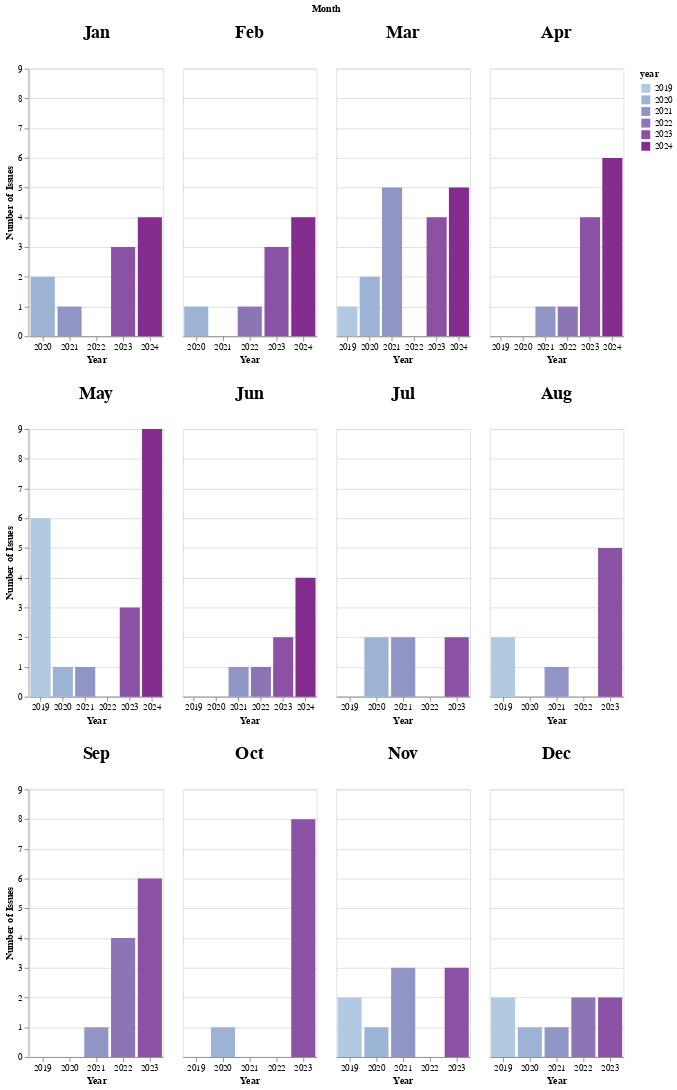

The code cell stored with this chart in its notebook:
### Markdown cell above
## Monthly Trends

Things seem to slow down in July and then again around the holidays --  November / December.

### Code cell
# Create an Altair bar plot with a grid layout where each facet represents a month
chart = (
    alt.Chart(month_year_counts)
    .mark_bar()
    .encode(
        x=alt.X("year:N", title="Year", axis=alt.Axis(labelAngle=0)),
        y=alt.Y("count:Q", title="Number of Issues"),
        color=alt.Color("year:N", scale=alt.Scale(scheme="bluepurple")),
        tooltip=[
            alt.Tooltip("year:N", title="Year"),
            alt.Tooltip("month:N", title="Month"),
            alt.Tooltip("count:Q", title="Count"),
        ],
    )
    .properties(width=150, height=300, title="Number of Issues Per Month and Year")
    .facet(
        facet=alt.Facet(
            "month:N",
            title="Month",
            sort=[
                "Jan",
                "Feb",
                "Mar",
                "Apr",
                "May",
                "Jun",
                "Jul",
                "Aug",
                "Sep",
                "Oct",
                "Nov",
                "Dec",
            ],
            header=alt.Header(labelAngle=0, labelFontSize=20, labelFontWeight="bold"),
        ),
        columns=4,
    )
    .resolve_scale(x="independent")  # Ensure that each facet has its own x-axis scale
)

chart.show()

### Figure 1 — Vega-Lite specification as saved in the notebook (floating-point values rounded to 4 significant figures)
{"config": {"view": {"continuousWidth": 300, "continuousHeight": 300}}, "data": {"name": "data-1cd01dd512da71ba26ba9bbb419a7281"}, "facet": {"field": "month", "header": {"labelAngle": 0, "labelFontSize": 20, "labelFontWeight": "bold"}, "sort": ["Jan", "Feb", "Mar", "Apr", "May", "Jun", "Jul", "Aug", "Sep", "Oct", "Nov", "Dec"], "title": "Month", "type": "nominal"}, "spec": {"mark": {"type": "bar"}, "encoding": {"color": {"field": "year", "scale": {"scheme": "bluepurple"}, "type": "nominal"}, "tooltip": [{"field": "year", "title": "Year", "type": "nominal"}, {"field": "month", "title": "Month", "type": "nominal"}, {"field": "count", "title": "Count", "type": "quantitative"}], "x": {"axis": {"labelAngle": 0}, "field": "year", "title": "Year", "type": "nominal"}, "y": {"field": "count", "title": "Number of Issues", "type": "quantitative"}}, "height": 300, "title": "Number of Issues Per Month and Year", "width": 150}, "columns": 4, "resolve": {"scale": {"x": "independent"}}, "$schema": "https://vega.github.io/schema/vega-lite/v5.17.0.json", "datasets": {"data-1cd01dd512da71ba26ba9bbb419a7281": [{"count": 1, "year": 2019, "month": "Mar", "month_cat": "Mar"}, {"count": 0, "year": 2019, "month": "Apr", "month_cat": "Apr"}, {"count": 6, "year": 2019, "month": "May", "month_cat": "May"}, {"count": 0, "year": 2019, "month": "Jun", "month_cat": "Jun"}, {"count": 0, "year": 2019, "month": "Jul", "month_cat": "Jul"}, {"count": 2, "year": 2019, "month": "Aug", "month_cat": "Aug"}, {"count": 0, "year": 2019, "month": "Sep", "month_cat": "Sep"}, {"count": 0, "year": 2019, "month": "Oct", "month_cat": "Oct"}, {"count": 2, "year": 2019, "month": "Nov", "month_cat": "Nov"}, {"count": 2, "year": 2019, "month": "Dec", "month_cat": "Dec"}, {"count": 2, "year": 2020, "month": "Jan", "month_cat": "Jan"}, {"count": 1, "year": 2020, "month": "Feb", "month_cat": "Feb"}, {"count": 2, "year": 2020, "month": "Mar", "month_cat": "Mar"}, {"count": 0, "year": 2020, "month": "Apr", "month_cat": "Apr"}, {"count": 1, "year": 2020, "month": "May", "month_cat": "May"}, {"count": 0, "year": 2020, "month": "Jun", "month_cat": "Jun"}, {"count": 2, "year": 2020, "month": "Jul", "month_cat": "Jul"}, {"count": 0, "year": 2020, "month": "Aug", "month_cat": "Aug"}, {"count": 0, "year": 2020, "month": "Sep", "month_cat": "Sep"}, {"count": 1, "year": 2020, "month": "Oct", "month_cat": "Oct"}, {"count": 1, "year": 2020, "month": "Nov", "month_cat": "Nov"}, {"count": 1, "year": 2020, "month": "Dec", "month_cat": "Dec"}, {"count": 1, "year": 2021, "month": "Jan", "month_cat": "Jan"}, {"count": 0, "year": 2021, "month": "Feb", "month_cat": "Feb"}, {"count": 5, "year": 2021, "month": "Mar", "month_cat": "Mar"}, {"count": 1, "year": 2021, "month": "Apr", "month_cat": "Apr"}, {"count": 1, "year": 2021, "month": "May", "month_cat": "May"}, {"count": 1, "year": 2021, "month": "Jun", "month_cat": "Jun"}, {"count": 2, "year": 2021, "month": "Jul", "month_cat": "Jul"}, {"count": 1, "year": 2021, "month": "Aug", "month_cat": "Aug"}, {"count": 1, "year": 2021, "month": "Sep", "month_cat": "Sep"}, {"count": 0, "year": 2021, "month": "Oct", "month_cat": "Oct"}, {"count": 3, "year": 2021, "month": "Nov", "month_cat": "Nov"}, {"count": 1, "year": 2021, "month": "Dec", "month_cat": "Dec"}, {"count": 0, "year": 2022, "month": "Jan", "month_cat": "Jan"}, {"count": 1, "year": 2022, "month": "Feb", "month_cat": "Feb"}, {"count": 0, "year": 2022, "month": "Mar", "month_cat": "Mar"}, {"count": 1, "year": 2022, "month": "Apr", "month_cat": "Apr"}, {"count": 0, "year": 2022, "month": "May", "month_cat": "May"}, {"count": 1, "year": 2022, "month": "Jun", "month_cat": "Jun"}, {"count": 0, "year": 2022, "month": "Jul", "month_cat": "Jul"}, {"count": 0, "year": 2022, "month": "Aug", "month_cat": "Aug"}, {"count": 4, "year": 2022, "month": "Sep", "month_cat": "Sep"}, {"count": 0, "year": 2022, "month": "Oct", "month_cat": "Oct"}, {"count": 0, "year": 2022, "month": "Nov", "month_cat": "Nov"}, {"count": 2, "year": 2022, "month": "Dec", "month_cat": "Dec"}, {"count": 3, "year": 2023, "month": "Jan", "month_cat": "Jan"}, {"count": 3, "year": 2023, "month": "Feb", "month_cat": "Feb"}, {"count": 4, "year": 2023, "month": "Mar", "month_cat": "Mar"}, {"count": 4, "year": 2023, "month": "Apr", "month_cat": "Apr"}, {"count": 3, "year": 2023, "month": "May", "month_cat": "May"}, {"count": 2, "year": 2023, "month": "Jun", "month_cat": "Jun"}, {"count": 2, "year": 2023, "month": "Jul", "month_cat": "Jul"}, {"count": 5, "year": 2023, "month": "Aug", "month_cat": "Aug"}, {"count": 6, "year": 2023, "month": "Sep", "month_cat": "Sep"}, {"count": 8, "year": 2023, "month": "Oct", "month_cat": "Oct"}, {"count": 3, "year": 2023, "month": "Nov", "month_cat": "Nov"}, {"count": 2, "year": 2023, "month": "Dec", "month_cat": "Dec"}, {"count": 4, "year": 2024, "month": "Jan", "month_cat": "Jan"}, {"count": 4, "year": 2024, "month": "Feb", "month_cat": "Feb"}, {"count": 5, "year": 2024, "month": "Mar", "month_cat": "Mar"}, {"count": 6, "year": 2024, "month": "Apr", "month_cat": "Apr"}, {"count": 9, "year": 2024, "month": "May", "month_cat": "May"}, {"count": 4, "year": 2024, "month": "Jun", "month_cat": "Jun"}]}}
